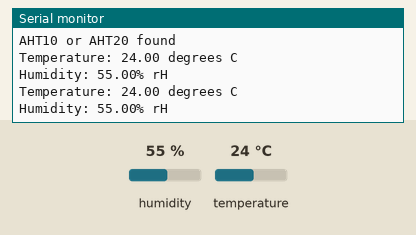
The program below on a simulated Arduino MKR. Parts: the last lines printed to the serial monitor. The test bench sets the inputs (shaded band); at power-on: humidity 55 %, temperature 24 °C.

Above: at 10.9 s.
11.0 s: humidity set to 22 %
At 20.6 s:
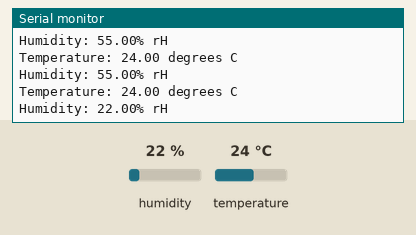
21.1 s: temperature set to 12 °C
At 31.0 s:
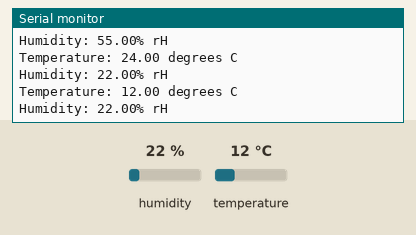
31.2 s: humidity set to 40 %
At 41.7 s:
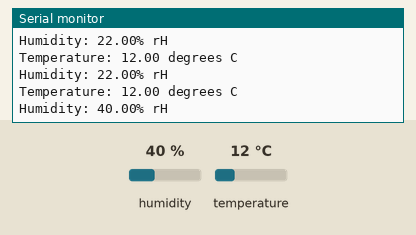
Timing chart, 0 to 43.2 s (numbered marks = the images above; inputs shaded):
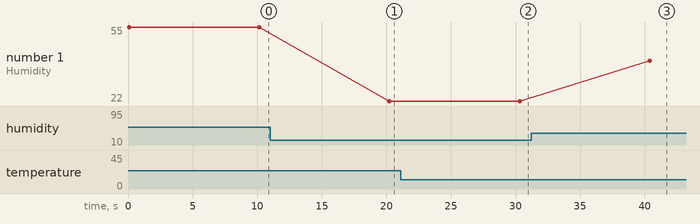

Measured:
- after the input at 11.0 s, the serial monitor: prints a new line after 9.2 s (image 1)
- after the input at 21.1 s, the serial monitor: prints a new line after 9.2 s (image 2)
- after the input at 31.2 s, the serial monitor: prints a new line after 9.2 s (image 3)
- plotted number 1: 55 → 22 after the input at 11.0 s, 22 → 40 after the input at 31.2 s

The program:

main.cpp
```cpp
/*
  Titre      : Temperature et Humiditer
  Auteur     : Duvalier Tsagmo
  Date       : 09/09/2022
  Description: permet de donner la temperature et l'humiditer d'une piece
  Version    : 0.0.1
*/

#include <Arduino.h>
#include <Adafruit_AHTX0.h>

// Declaration des variables
Adafruit_AHTX0 aht;
const int del = 10000;

void setup()
{
    Serial.begin(9600);
    Serial.println("Adafruit AHT10/AHT20 demo!");

    if (!aht.begin())
    {
        Serial.println("Could not find AHT? Check wiring");
        while (1)
            delay(10);
    }
    Serial.println("AHT10 or AHT20 found");
}

void loop()
{
    sensors_event_t humidity, temp;
    aht.getEvent(&humidity, &temp); // populate temp and humidity objects with fresh data
    Serial.print("Temperature: ");
    Serial.print(temp.temperature);
    Serial.println(" degrees C");
    Serial.print("Humidity: ");
    Serial.print(humidity.relative_humidity);
    Serial.println("% rH");

    delay(del);
}
```
